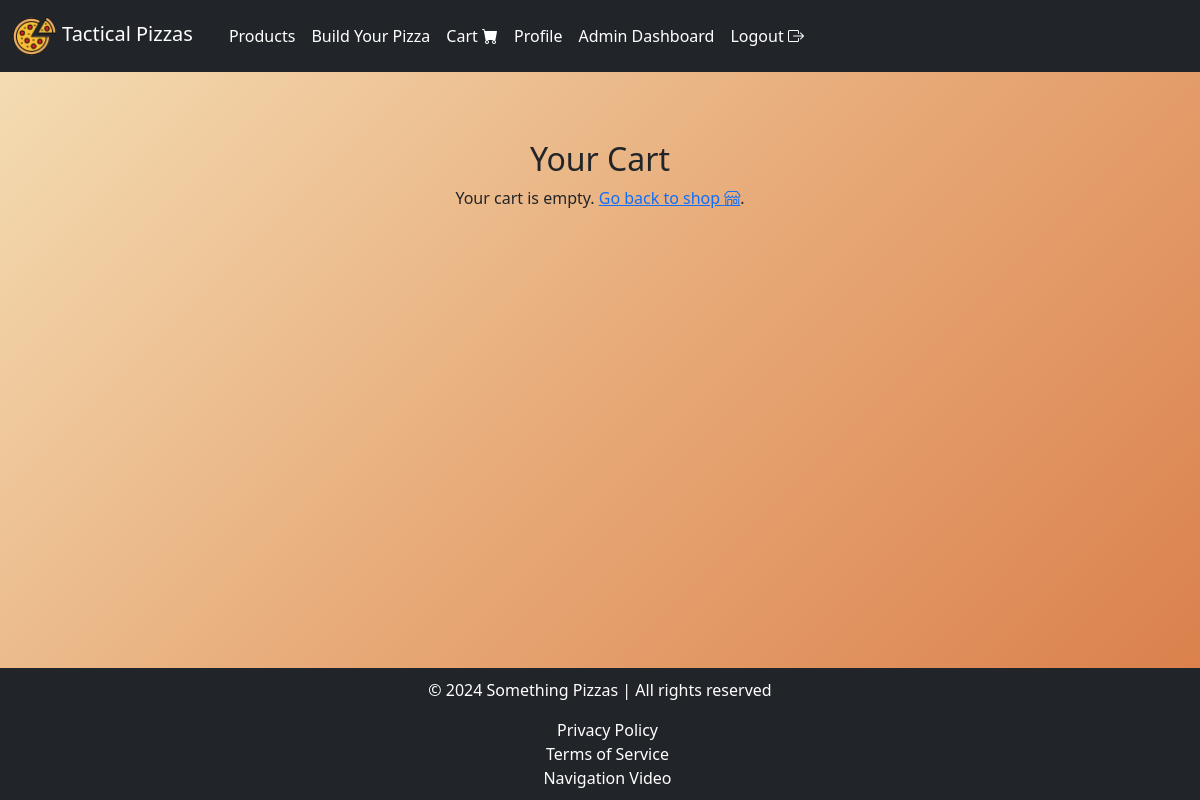
Before: /products/cart/ (signed in) with the older database file.
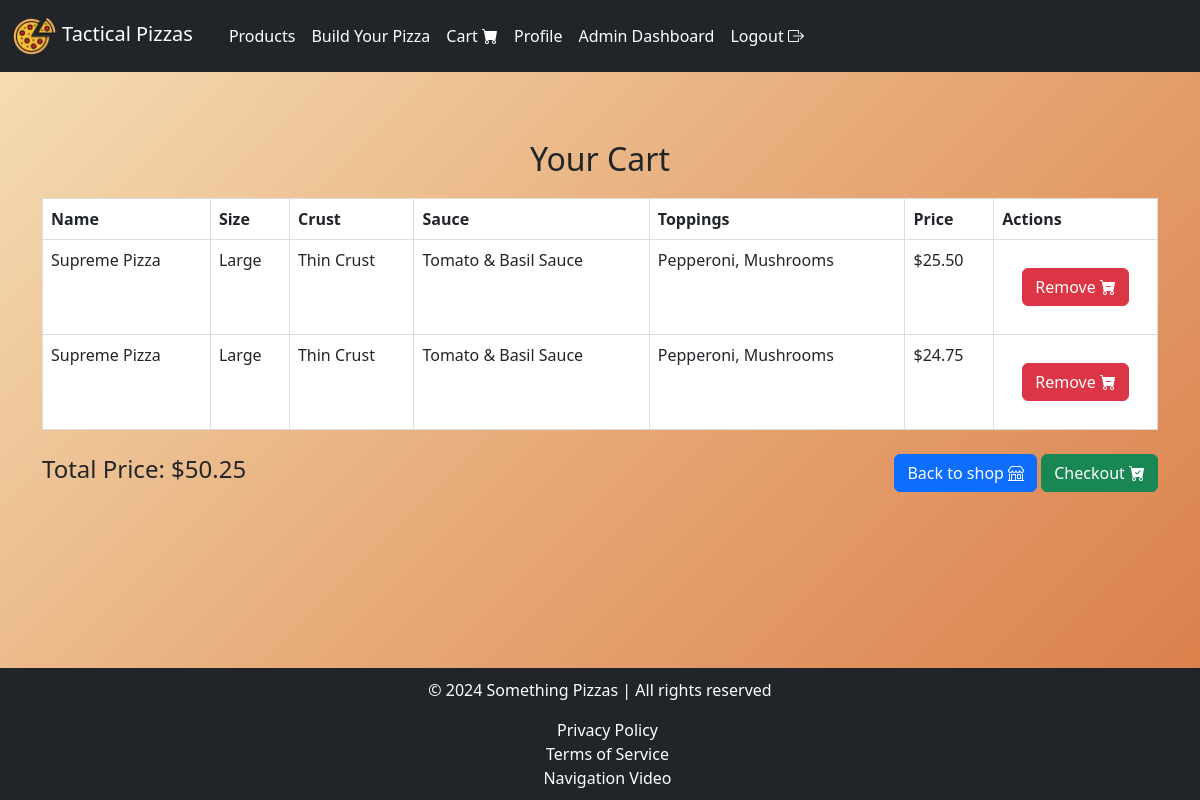
After: the same page with the newer database file.
### products/models.py (models this page shows, shortened)
class CartItem(models.Model):
    user = models.ForeignKey(User, on_delete=models.CASCADE, related_name="cart_items")
    pizza_name = models.CharField(max_length=100)
    size = models.ForeignKey(Size, on_delete=models.CASCADE)
    crust = models.ForeignKey(Crust, on_delete=models.CASCADE)
    sauce = models.ForeignKey(Sauce, on_delete=models.CASCADE)
    toppings = models.ManyToManyField(Topping, blank=True)
    price = models.DecimalField(max_digits=6, decimal_places=2)

class Size(models.Model):
    name = models.CharField(max_length=20)
    multiplier = models.DecimalField(max_digits=4, decimal_places=2)  # Price multiplier based on size
    size_id = models.CharField(max_length=10, unique=True, blank=True, editable=False)

class Crust(models.Model):
    type = models.CharField(max_length=50)
    crust_id = models.CharField(max_length=10, unique=True, blank=True, editable=False)
    extra_price = models.DecimalField(max_digits=5, decimal_places=2, default=0)

class Sauce(models.Model):
    name = models.CharField(max_length=50)
    extra_price = models.DecimalField(max_digits=5, decimal_places=2, default=0)
    sauce_id = models.CharField(max_length=10, unique=True, blank=True, editable=False)

class Topping(models.Model):
    name = models.CharField(max_length=50)
    vegetarian = models.BooleanField(default=False)
    extra_price = models.DecimalField(max_digits=5, decimal_places=2, default=0)
    topping_id = models.CharField(max_length=10, unique=True, blank=True, editable=False)

### products/views.py (the view, shortened to what this page needs)
# urls.py: path('cart/', views.cart, name='cart'), # Cart Page url
@cache_control(no_cache=True, must_revalidate=True, no_store=True)
@login_required
def cart(request):
    cart_items = CartItem.objects.filter(user=request.user)
    total_price = sum(item.price for item in cart_items)
    return render(request, 'products/cart.html', {'cart_items': cart_items, 'total_price': total_price})

### products/templates/products/cart.html (shortened to what this page needs)
{% extends "layout.html" %}
{% load static %}
{% block navbar %}
    {% include "navbar.html" %}
{% endblock %}
{% block body %}
<div class="container my-5">
    <h2>Your Cart</h2>
    {% if cart_items %}
        <table class="table">
            <thead>
                <tr>
                    <th>Name</th>
                    <th>Size</th>
                    <th>Crust</th>
                    <th>Sauce</th>
                    <th>Toppings</th>
                    <th>Price</th>
                    <th>Actions</th>
                </tr>
            </thead>
            <tbody>
                {% for item in cart_items %}
                <tr>
                    <td>{{ item.pizza_name }}</td>
                    <td>{{ item.size.name }}</td>
                    <td>{{ item.crust.type }}</td>
                    <td>{{ item.sauce.name }}</td>
                    <td>
                        {% for topping in item.toppings.all %}
                            {{ topping.name }}{% if not forloop.last %}, {% endif %}
                        {% endfor %}
                    </td>
                    <td>${{ item.price }}</td>
                    <td>
                        <form method="post">
                            <button type="submit" class="btn btn-danger">Remove <i class="bi bi-cart-dash-fill"></i></button>
                        </form>
                    </td>
                </tr>
                {% endfor %}
            </tbody>
        </table>
        <div class="d-flex justify-content-between align-items-center mt-4">
            <h4>Total Price: ${{ total_price }}</h4>
            <div>
                <a href="{% url 'index' %}" class="btn btn-primary">Back to shop <i class="bi bi-shop"></i></a>
                <a href="{% url 'checkout' %}" class="btn btn-success">Checkout <i class="bi bi-cart-check-fill"></i></a>
            </div>
        </div>
    {% else %}
        <p>Your cart is empty. <a href="{% url 'index' %}">Go back to shop <i class="bi bi-shop"></i></a>.</p>
    {% endif %}
</div>
{% endblock %}
{% block footer %}
    {% include "footer.html" %}
{% endblock %}

Changed rows visible on the page:
added CartItem: pizza_name "Supreme Pizza", size.name "Large", crust.type "Thin Crust", sauce.name "Tomato & Basil Sauce", price "25.50"
now on this page (row unchanged): Topping: name "Pepperoni"
now on this page (row unchanged): Topping: name "Mushrooms"
added CartItem: pizza_name "Supreme Pizza", size.name "Large", crust.type "Thin Crust", sauce.name "Tomato & Basil Sauce", price "24.75"
Other visible differences:
{{ total_price }}: (not shown) → "50.25"
text no longer shown: "Your cart is empty. Go back to shop ."
text now shown: "Name Size Crust Sauce Toppings Price Actions Total Price: $ Back to shop Checkout"
